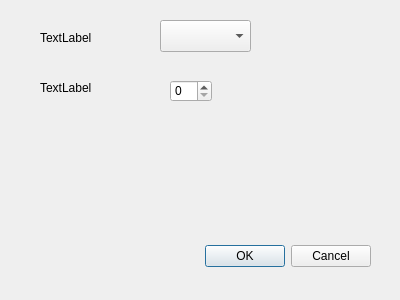
<?xml version="1.0" encoding="UTF-8"?>
<ui version="4.0">
 <class>Dialog</class>
 <widget class="QDialog" name="Dialog">
  <property name="geometry">
   <rect>
    <x>0</x>
    <y>0</y>
    <width>400</width>
    <height>300</height>
   </rect>
  </property>
  <property name="windowTitle">
   <string>Dialog</string>
  </property>
  <widget class="QDialogButtonBox" name="buttonBox">
   <property name="geometry">
    <rect>
     <x>30</x>
     <y>240</y>
     <width>341</width>
     <height>32</height>
    </rect>
   </property>
   <property name="orientation">
    <enum>Qt::Horizontal</enum>
   </property>
   <property name="standardButtons">
    <set>QDialogButtonBox::Cancel|QDialogButtonBox::Ok</set>
   </property>
  </widget>
  <widget class="QLabel" name="label">
   <property name="geometry">
    <rect>
     <x>40</x>
     <y>30</y>
     <width>59</width>
     <height>16</height>
    </rect>
   </property>
   <property name="text">
    <string>TextLabel</string>
   </property>
  </widget>
  <widget class="QComboBox" name="comboBox">
   <property name="geometry">
    <rect>
     <x>160</x>
     <y>20</y>
     <width>91</width>
     <height>32</height>
    </rect>
   </property>
  </widget>
  <widget class="QSpinBox" name="spinBox">
   <property name="geometry">
    <rect>
     <x>170</x>
     <y>80</y>
     <width>42</width>
     <height>22</height>
    </rect>
   </property>
  </widget>
  <widget class="QLabel" name="label_2">
   <property name="geometry">
    <rect>
     <x>40</x>
     <y>80</y>
     <width>59</width>
     <height>16</height>
    </rect>
   </property>
   <property name="text">
    <string>TextLabel</string>
   </property>
  </widget>
 </widget>
 <resources/>
 <connections>
  <connection>
   <sender>buttonBox</sender>
   <signal>accepted()</signal>
   <receiver>Dialog</receiver>
   <slot>accept()</slot>
   <hints>
    <hint type="sourcelabel">
     <x>248</x>
     <y>254</y>
    </hint>
    <hint type="destinationlabel">
     <x>157</x>
     <y>274</y>
    </hint>
   </hints>
  </connection>
  <connection>
   <sender>buttonBox</sender>
   <signal>rejected()</signal>
   <receiver>Dialog</receiver>
   <slot>reject()</slot>
   <hints>
    <hint type="sourcelabel">
     <x>316</x>
     <y>260</y>
    </hint>
    <hint type="destinationlabel">
     <x>286</x>
     <y>274</y>
    </hint>
   </hints>
  </connection>
 </connections>
</ui>
